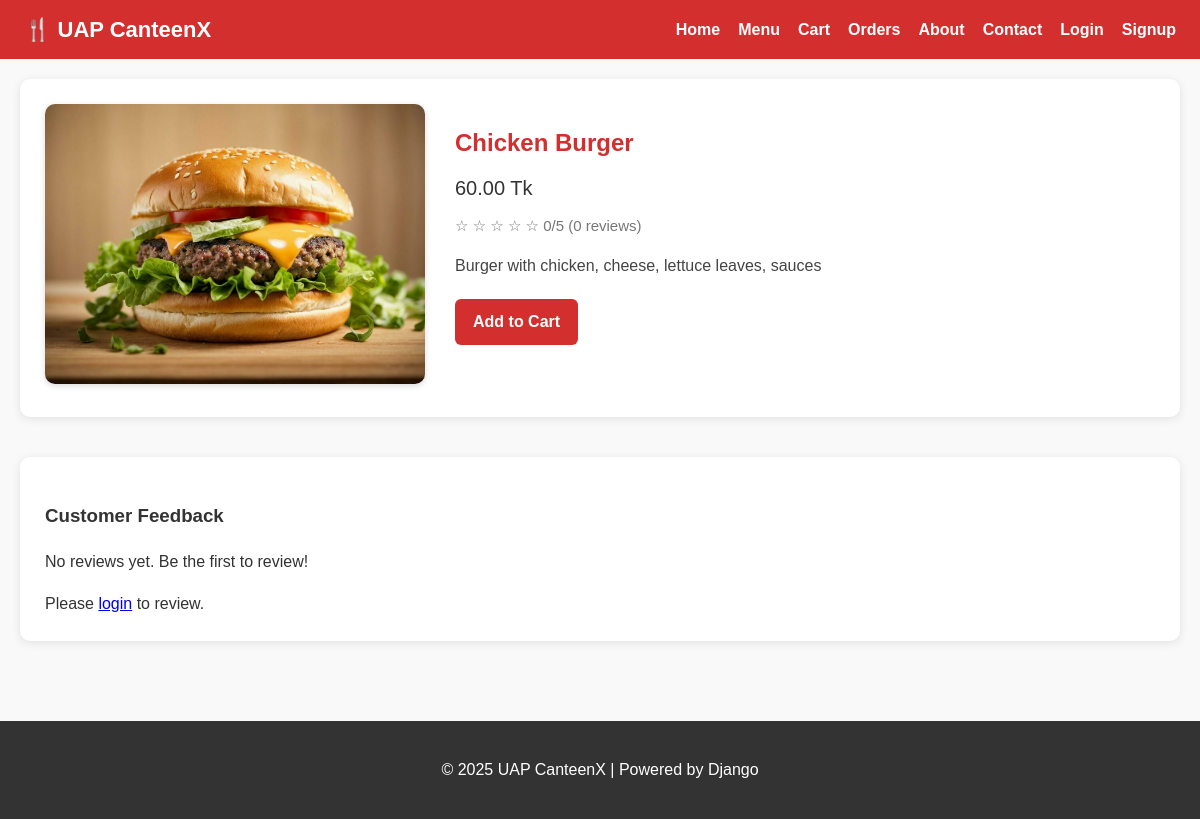
/item/6/, run on an earlier commit of the app's database.
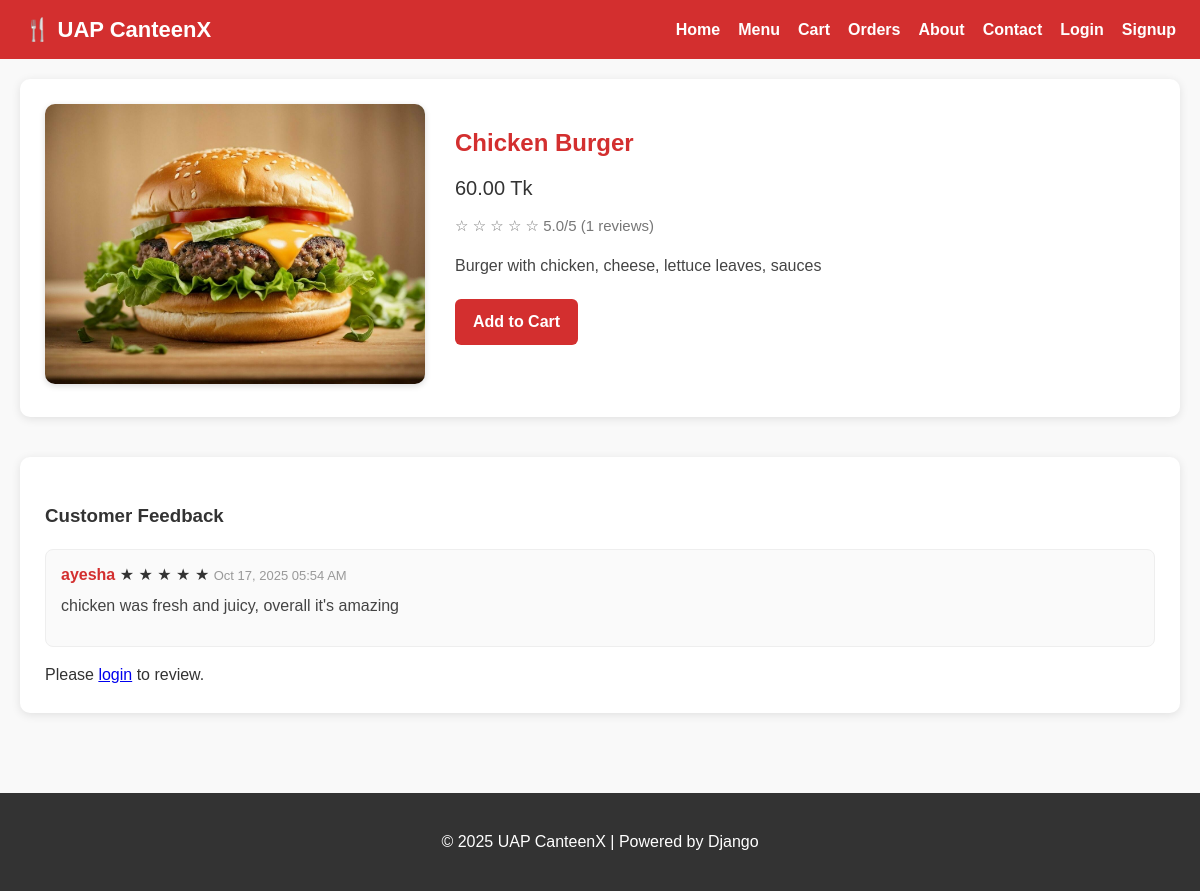
And on a later commit of the database.
### my_canteen/models.py (models this page shows, shortened)
class Review(models.Model):
    RATING_CHOICES = [(i, str(i)) for i in range(1, 6)]  # 1..5
    user = models.ForeignKey(User, on_delete=models.CASCADE)
    item = models.ForeignKey(MenuItem, on_delete=models.CASCADE)
    rating = models.PositiveSmallIntegerField(choices=RATING_CHOICES)
    comment = models.TextField(blank=True)
    created_at = models.DateTimeField(auto_now_add=True)
    updated_at = models.DateTimeField(auto_now=True)  # useful for edits
    class Meta:
        unique_together = ('user', 'item')  # প্রতি user প্রতি item একটাই রিভিউ
        ordering = ('-created_at',)

### my_canteen/views.py (the view, shortened to what this page needs)
# urls.py: path('item/<int:item_id>/', views.item_detail, name='item_detail'),
def item_detail(request, item_id):
    item = get_object_or_404(MenuItem, id=item_id, is_active=True)
    reviews = Review.objects.filter(item=item).select_related('user').order_by('-created_at')
    agg = reviews.aggregate(avg=Avg('rating'), cnt=Count('id'))
    avg_rating = round(agg['avg'] or 0, 1)
    total_reviews = agg['cnt'] or 0
    can_review, already, form = False, False, None
    context = {
        "item": item,
        "reviews": reviews,
        "avg_rating": avg_rating,
        "total_reviews": total_reviews,
        "can_review": can_review,
        "already": already,
        "form": form,
    }
    return render(request, "my_canteen/item_detail.html", context)

### my_canteen/context_processors.py (called while the page is built)
def cart_count(request):
    cart = request.session.get("cart", {})
    return {"cart_count": sum(cart.values())}

### my_canteen/templates/my_canteen/item_detail.html
{% extends "my_canteen/base.html" %}
{% block content %}
<div class="item-detail-container">
  <div class="item-image">
    {% if item.image %}
      <img src="{{ item.image.url }}" alt="{{ item.name }}">
    {% else %}
      <img src="https://via.placeholder.com/400x250" alt="Food">
    {% endif %}
  </div>
  <div class="item-info">
    <h2>{{ item.name }}</h2>
    <div class="item-price">{{ item.price }} Tk</div>
    <div class="item-rating">
      <span class="stars" title="{{ avg_rating }}/5">
        {% for i in "12345" %}
          {% if forloop.counter <= avg_rating|floatformat:0 %}
            <span class="star filled">★</span>
          {% else %}
            <span class="star">☆</span>
          {% endif %}
        {% endfor %}
      </span>
      <span class="avg">{{ avg_rating }}/5</span>
      <span class="count">({{ total_reviews }} reviews)</span>
    </div>
    <div class="item-description">{{ item.description }}</div>
    {% if item.stock > 0 %}
      <a href="{% url 'add_to_cart' item.id %}" class="btn">Add to Cart</a>
    {% else %}
      <p class="out-of-stock">Out of Stock</p>
    {% endif %}
  </div>
</div>
<div class="feedback-section">
  <h3>Customer Feedback</h3>
  {% if reviews %}
    {% for r in reviews %}
      <div class="review-card">
        <div class="review-head">
          <strong>{{ r.user.username }}</strong>
          <span class="review-stars">
            {% for i in "12345" %}
              {% if forloop.counter <= r.rating %}<span class="star filled">★</span>
              {% else %}<span class="star">☆</span>{% endif %}
            {% endfor %}
          </span>
          <span class="review-date">{{ r.created_at|date:"M d, Y h:i A" }}</span>
        </div>
        {% if r.comment %}<p class="review-text">{{ r.comment }}</p>{% endif %}
      </div>
    {% endfor %}
  {% else %}
    <p class="muted">No reviews yet. Be the first to review!</p>
  {% endif %}
  {% if user.is_authenticated %}
    {% if can_review %}
      <hr class="divider">
      <form method="post" action="{% url 'submit_review' item.id %}" class="review-form card">
        {% csrf_token %}
        <div class="stars-input">{{ form.rating }}</div>
        <div class="textarea">{{ form.comment }}</div>
        <button class="btn btn-primary" type="submit">Submit Review</button>
      </form>
    {% elif already %}
      <div class="note">
        You already reviewed this item.
        <a class="link" href="{% url 'edit_review' item.id %}">Edit</a>
        <form method="post" action="{% url 'delete_review' item.id %}" class="inline">
          {% csrf_token %}
          <button type="submit" class="link link--danger">Delete</button>
        </form>
      </div>
    {% else %}
      <div class="note">You can review after your order is delivered.</div>
    {% endif %}
  {% else %}
    <div class="note">Please <a href="{% url 'login' %}?next={{ request.path }}">login</a> to review.</div>
  {% endif %}
</div>
{% endblock %}

What changed in the data, as far as the page shows it:
added Review: user.username "ayesha", rating 5 (drawn), created_at "Oct 17, 2025 05:54 AM", comment "chicken was fresh and juicy, overall it's amazing"
Also different on the page:
{{ avg_rating }}: "0" → "5.0"
{{ total_reviews }}: "0" → "1"
text no longer shown: "No reviews yet. Be the first to review!"
